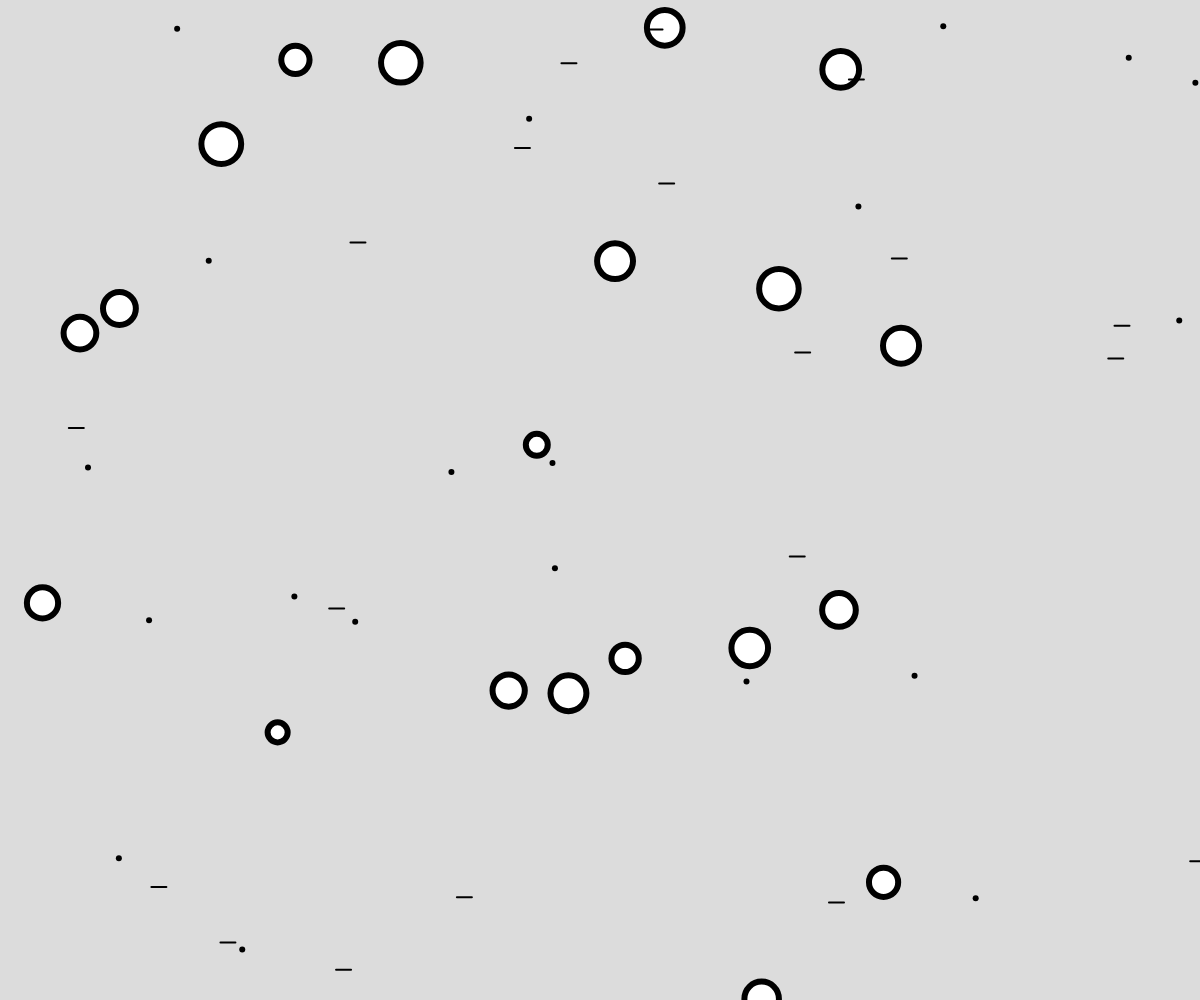
Frame 1 (no input)
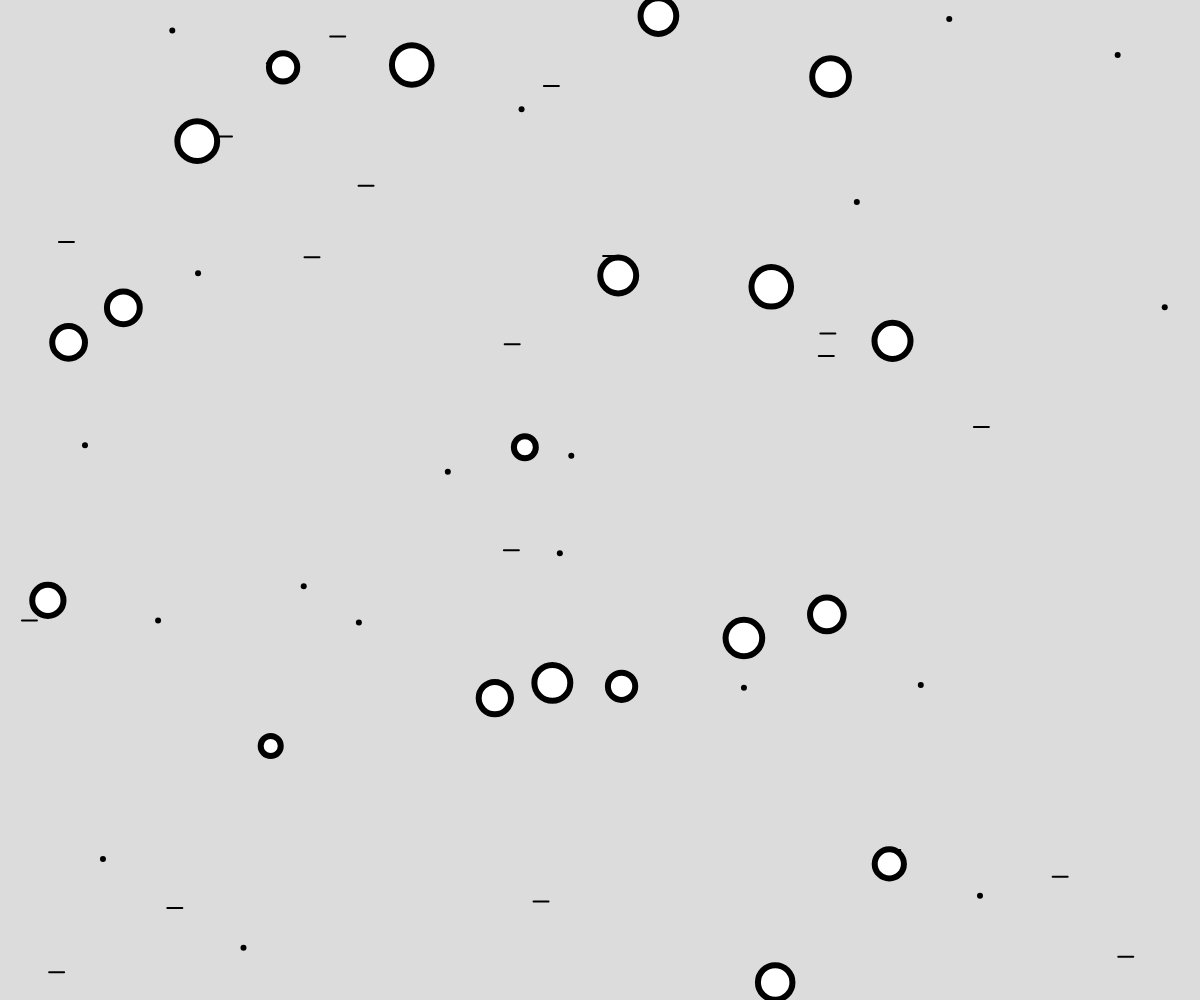
Frame 60 (no input)
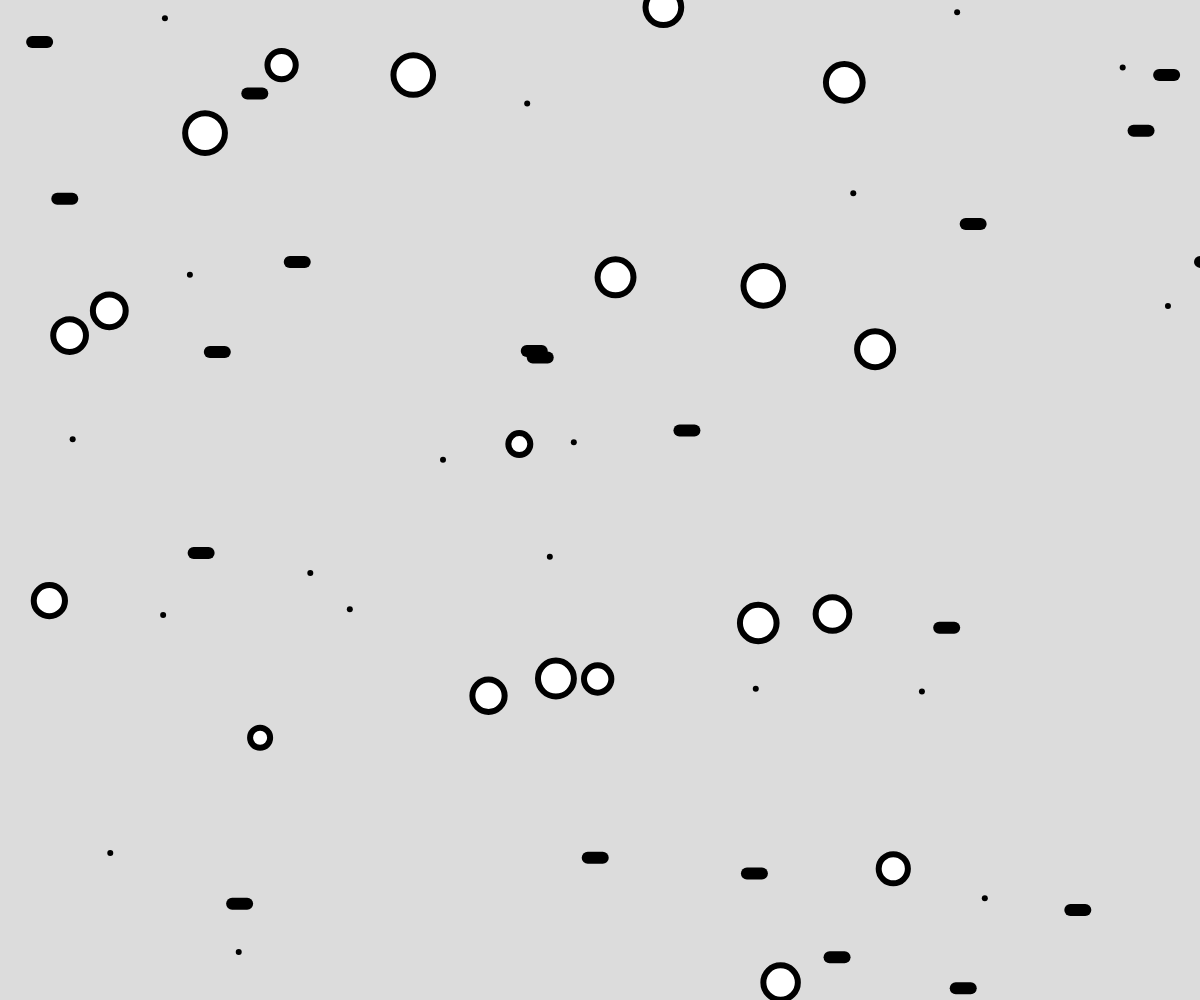
Frame 120 (the mouse pressed at the canvas centre since frame 60)

The p5.js sketch that drew these frames (run headless with seeded random() and noise() and a simulated clock; from frame 60 on, the mouse is pressed at the canvas centre):

// p5.js sketch
// ── sketch.js
// Inheritance and Code in Multiple Files
// Caleb Schwab
// 10/30/25

let objects = []

function setup() {
  createCanvas(windowWidth, windowHeight);
  for(i = 0;  i<20; i++){
    objects.push(new AnimatedObject(random(width), random(height)));
    objects.push(new CircleObject(random(width), random(height)));
    objects.push(new LineObject());
  }
}

function draw() {
  background(220);
  for(let o of objects){
    o.move();
    o.display();
  }
}


// Child Class #1 - Circle
class CircleObject extends AnimatedObject{
  constructor(x,y){
    super(x,y);
    // You can also add on to what was in the parent class
    this.size = random(20,40);
  }
  
  //no mention of move()... Will be the same as parent's move()

  display(){// function overide, copies over parent version
if(dist(this.x, this.y, mouseX, mouseY)< this.size/2){
  fill(0,255,0)
}
else fill(255);

circle(this.x, this.y, this.size);
  }
}

// Child Class #2 - Line
class LineObject extends AnimatedObject{
  constructor(){
    super(random(width), random(height));
  }

  move(){ //Combo override, but build on parent version
   super.move(); // rund the parent version move()
   this.x -= 5;
   if(this.x < 0) this.x = width; 
  }

  display(){ //full override (no reference to parent version)
  if(mouseIsPressed){
    strokeWeight(12);
  }
  else strokeWeight(2);

  line(this.x, this.y, this.x + 15, this.y)
  }
}
// ── AnimatedObject.js
// Parent Class ("Super Class")
// - - - If all in one file, should occur first - - -
class AnimatedObject{
    constructor(x,y){
      this.x = x; this.y = y;
      this.size = 6;
    }
  
    move(){ // Wiggle effect
      this.x += random(-2,2);
      this.y += random(-2,2);
    }
  
    display(){
      strokeWeight(this.size);
      point(this.x, this.y);
    }
  }
  
